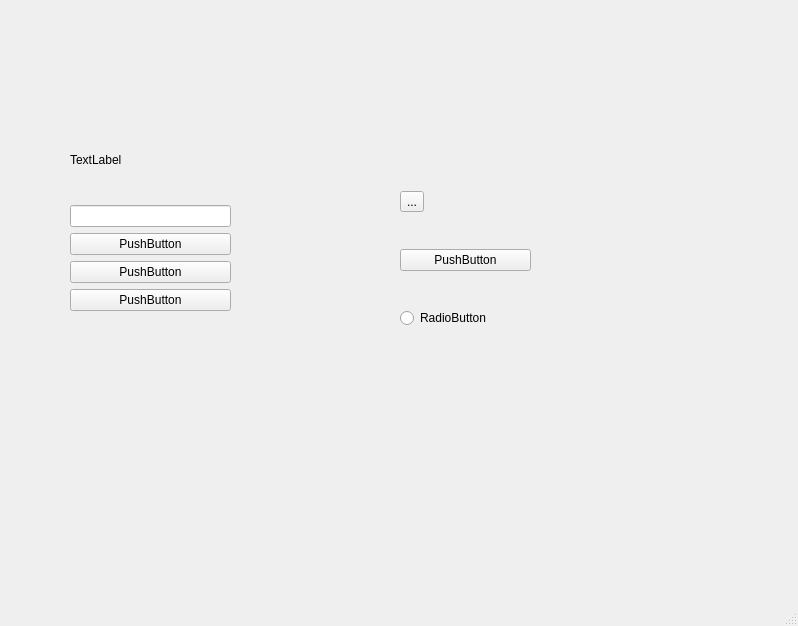
<?xml version="1.0" encoding="UTF-8"?>
<ui version="4.0">
 <class>MainWindow</class>
 <widget class="QMainWindow" name="MainWindow">
  <property name="geometry">
   <rect>
    <x>0</x>
    <y>0</y>
    <width>798</width>
    <height>626</height>
   </rect>
  </property>
  <property name="windowTitle">
   <string>MainWindow</string>
  </property>
  <widget class="QWidget" name="centralwidget">
   <widget class="QWidget" name="verticalLayoutWidget">
    <property name="geometry">
     <rect>
      <x>400</x>
      <y>160</y>
      <width>131</width>
      <height>201</height>
     </rect>
    </property>
    <layout class="QVBoxLayout" name="verticalLayout_2">
     <item>
      <widget class="QToolButton" name="toolButton">
       <property name="text">
        <string>...</string>
       </property>
      </widget>
     </item>
     <item>
      <widget class="QPushButton" name="pushButton_4">
       <property name="text">
        <string>PushButton</string>
       </property>
      </widget>
     </item>
     <item>
      <widget class="QRadioButton" name="radioButton">
       <property name="text">
        <string>RadioButton</string>
       </property>
      </widget>
     </item>
    </layout>
   </widget>
   <widget class="QWidget" name="">
    <property name="geometry">
     <rect>
      <x>70</x>
      <y>120</y>
      <width>161</width>
      <height>191</height>
     </rect>
    </property>
    <layout class="QVBoxLayout" name="verticalLayout">
     <item>
      <widget class="QLabel" name="label">
       <property name="text">
        <string>TextLabel</string>
       </property>
      </widget>
     </item>
     <item>
      <widget class="QLineEdit" name="lineEdit"/>
     </item>
     <item>
      <widget class="QPushButton" name="pushButton">
       <property name="text">
        <string>PushButton</string>
       </property>
      </widget>
     </item>
     <item>
      <widget class="QPushButton" name="pushButton_2">
       <property name="text">
        <string>PushButton</string>
       </property>
      </widget>
     </item>
     <item>
      <widget class="QPushButton" name="pushButton_3">
       <property name="text">
        <string>PushButton</string>
       </property>
      </widget>
     </item>
    </layout>
   </widget>
  </widget>
  <widget class="QMenuBar" name="menubar">
   <property name="geometry">
    <rect>
     <x>0</x>
     <y>0</y>
     <width>798</width>
     <height>18</height>
    </rect>
   </property>
  </widget>
  <widget class="QStatusBar" name="statusbar"/>
 </widget>
 <resources/>
 <connections/>
</ui>
